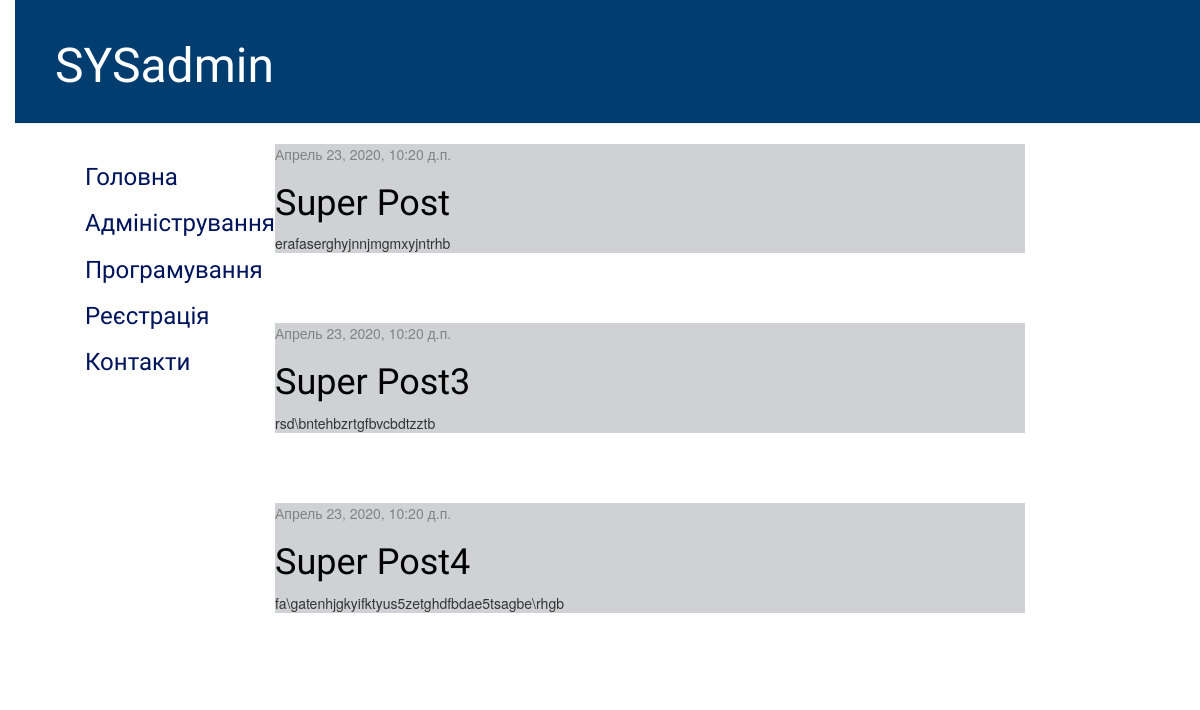
The page / on the database its author committed.
### blog/models.py (models this page shows, shortened)
class Post(models.Model):
    author = models.ForeignKey(settings.AUTH_USER_MODEL, on_delete=models.CASCADE)
    title = models.CharField(max_length=200)
    text = models.TextField()
    created_date = models.DateTimeField(default=timezone.now)
    published_date = models.DateTimeField(blank=True, null=True)
    kategoriya = models.ManyToManyField("Kategoriya", help_text="Вибери категорію статті")

### blog/views.py (the view)
# urls.py: path('', views.post_list, name='post_list'),
def post_list(request):
    posts = Post.objects.filter(published_date__lte=timezone.now()).order_by('published_date')
    return render(request, 'blog/post_list.html', {'posts': posts})

### blog/templates/blog/post_list.html
{% extends 'blog/base.html' %}
{% block content %}
    {% for post in posts %}
        <div class="post">
            <div class="date">
                {{ post.published_date }}
            </div>
            <h1><a href="{% url 'post_detail' pk=post.pk %}">{{ post.title }}</a></h1>
            <p>{{ post.text|linebreaksbr }}</p>
        </div>
    {% endfor %}
{% endblock %}

### blog/templates/blog/base.html (shortened to what this page needs)
{% load static %}
<html>
    <head>
  <link rel="stylesheet" href="https://maxcdn.bootstrapcdn.com/bootstrap/3.3.7/css/bootstrap.min.css">
        <link rel="stylesheet" href="//maxcdn.bootstrapcdn.com/bootstrap/3.2.0/css/bootstrap.min.css">
        <link rel="stylesheet" href="//maxcdn.bootstrapcdn.com/bootstrap/3.2.0/css/bootstrap-theme.min.css">
        <link rel="stylesheet" href="{% static 'css/blog.css' %}">
    </head>
<body>
    <div class="page-header">
        <h1><a href="/">SYSadmin</a></h1>
    </div>
    <div class="content container">
    <div class="col-sm-2">
      {% block sidebar %}
      <ul class="sidebar-nav">
          <li><a href="/"><h3>Головна</h3></a></li>
          <li><a href=""><h3>Адміністрування</h3></a></li>
          <li><a href=""><h3>Програмування</h3></a></li>
          <li><a href=""><h3>Реєстрація</h3></a></li>
          <li><a href=""><h3>Контакти</h3></a></li>
      </ul>
     {% endblock %}
      </div>
        <div class="row">
            <div class="col-md-8">
            {% block content %}
            {% endblock %}
            </div>
        </div>
    </div>
</body>
</html>

### blog/static/css/blog.css (style rules this page uses)
h1 a { color: #FCA205; font-family: 'Lobster'; }
body { padding-left: 15px; }
.page-header { background-color: #023D70; margin-top: 0; padding: 20px 20px 20px 40px; }
.page-header h1, .page-header h1 a, .page-header h1 a:visited, .page-header h1 a:active { color: #ffffff; font-size: 36pt; text-decoration: none; }
.content { margin-left: 40px; }
h1, h2, h3, h4 { font-family: 'Lobster', cursive; }
h3 { color: #00145B; }
.date { color: #828282; }
.post { margin-bottom: 70px; background-color: #CFD1D4; }
.post h1 a, .post h1 a:visited { color: #000000; }
.sidebar-nav { margin-top: 20px; padding: 0; list-style: none; font-family: 'Lobster'; }

### rows shown on the page
Post: published_date "Апрель 23, 2020, 10:20 д.п.", title "Super Post", text "erafaserghyjnnjmgmxyjntrhb"
Post: published_date "Апрель 23, 2020, 10:20 д.п.", title "Super Post3", text "rsd\\bntehbzrtgfbvcbdtzztb"
Post: published_date "Апрель 23, 2020, 10:20 д.п.", title "Super Post4", text "fa\\gatenhjgkyifktyus5zetghdfbdae5tsagbe\\rhgb"
